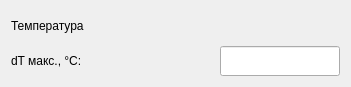
<?xml version="1.0" encoding="UTF-8"?>
<ui version="4.0">
 <class>TemperatureSettings</class>
 <widget class="QWidget" name="TemperatureSettings">
  <property name="geometry">
   <rect>
    <x>0</x>
    <y>0</y>
    <width>351</width>
    <height>87</height>
   </rect>
  </property>
  <property name="windowTitle">
   <string>Form</string>
  </property>
  <layout class="QVBoxLayout" name="verticalLayout" stretch="0,1">
   <item>
    <widget class="QLabel" name="label_title">
     <property name="text">
      <string>Температура</string>
     </property>
    </widget>
   </item>
   <item>
    <layout class="QHBoxLayout" name="horizontalLayout">
     <item>
      <widget class="QLabel" name="label_dT">
       <property name="text">
        <string>dT макс., °C:</string>
       </property>
      </widget>
     </item>
     <item>
      <spacer name="horizontalSpacer">
       <property name="orientation">
        <enum>Qt::Horizontal</enum>
       </property>
       <property name="sizeHint" stdset="0">
        <size>
         <width>40</width>
         <height>20</height>
        </size>
       </property>
      </spacer>
     </item>
     <item>
      <widget class="QLineEdit" name="lineEdit_dT">
       <property name="sizePolicy">
        <sizepolicy hsizetype="Fixed" vsizetype="Fixed">
         <horstretch>0</horstretch>
         <verstretch>0</verstretch>
        </sizepolicy>
       </property>
       <property name="minimumSize">
        <size>
         <width>120</width>
         <height>30</height>
        </size>
       </property>
       <property name="maximumSize">
        <size>
         <width>120</width>
         <height>30</height>
        </size>
       </property>
       <property name="alignment">
        <set>Qt::AlignRight|Qt::AlignTrailing|Qt::AlignVCenter</set>
       </property>
      </widget>
     </item>
    </layout>
   </item>
  </layout>
 </widget>
 <resources/>
 <connections/>
</ui>
